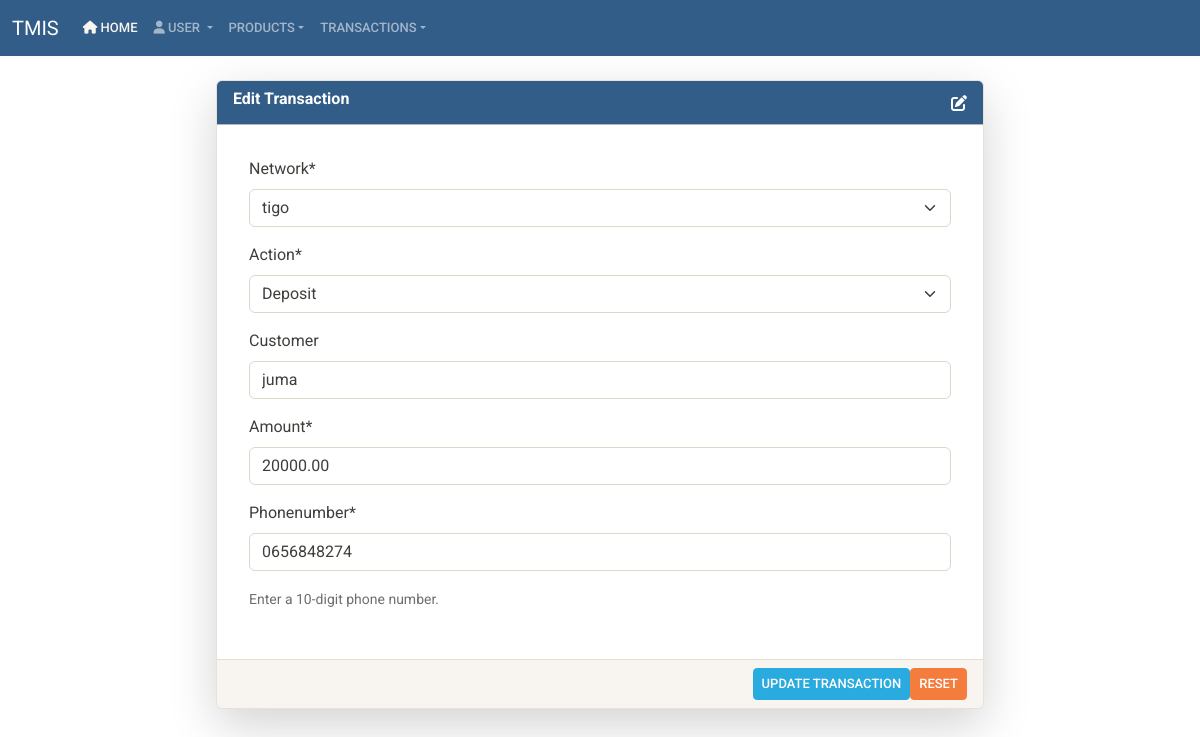
The page /transactions/16/edit/ on the database its author committed.
### app/models.py (models this page shows, shortened)
class Transaction(models.Model):
    ACTION_CHOICES = [
        ('deposit', 'Deposit'),
        ('withdraw', 'Withdraw'),
    ]
    created_date = models.DateTimeField(default=timezone.now)
    updated_date = models.DateTimeField(auto_now=True)
    user = models.ForeignKey(User, on_delete=models.CASCADE)
    network = models.ForeignKey(Network, on_delete=models.CASCADE)
    action = models.CharField(max_length=10, choices=ACTION_CHOICES)
    customer = models.CharField(max_length=255, blank=True, null=True)
    amount = models.DecimalField(max_digits=10, decimal_places=2)
    phonenumber = models.CharField(
        max_length=10,
        validators=[RegexValidator(regex=r'^\d{10}$', message="Phone number must be 10 digits.")]
    )

### app/views.py (the view)
# urls.py: path('transactions/<int:pk>/edit/', transaction_update, name='transaction_update'),
def transaction_update(request, pk):
    transaction = get_object_or_404(Transaction, pk=pk)
    if request.method == 'POST':
        form = TransactionForm(request.POST, instance=transaction)
        if form.is_valid():
            form.save()
            messages.success(request, 'Transaction updated successfully!')
    else:
        form = TransactionForm(instance=transaction)
    return render(request, 'transaction_update.html', {'form': form, 'transaction': transaction})

### app/models.py (called while the page is built)
    def __str__(self):
        return self.name

### app/templates/transaction_update.html (shortened to what this page needs)
{% extends "base.html" %}
{% load crispy_forms_tags %}
{% block content %}
<div class="container-fluid d-flex justify-content-center">
    <div class="col-12 col-md-10 col-lg-8">
        <div class="card shadow-lg">
            <div class="card-header bg-primary text-white d-flex justify-content-between align-items-center">
                <h6>Edit Transaction</h6>
                <i class="fas fa-edit"></i>
            </div>
            <div class="card-body">
                <form id="transactionForm" method="post" novalidate class="p-3">
                    <div class="form-row">
                        <div class="form-group col-12">
                            {{ form.network|as_crispy_field }}
                        </div>
                        <div class="form-group col-12">
                            {{ form.action|as_crispy_field }}
                        </div>
                        <div class="form-group col-12">
                            {{ form.customer|as_crispy_field }}
                        </div>
                    </div>
                    <div class="form-row">
                        <div class="form-group col-12">
                            {{ form.amount|as_crispy_field }}
                        </div>
                        <div class="form-group col-12">
                            {{ form.phonenumber|as_crispy_field }}
                            <small class="form-text text-muted">Enter a 10-digit phone number.</small>
                        </div>
                    </div>
                </form>
            </div>
            <div class="card-footer d-flex justify-content-end bg-light">
                <button type="submit" form="transactionForm" id="submitButton" class="btn btn-info btn-sm mr-2">
                    Update Transaction
                </button>
                <button type="reset" form="transactionForm" class="btn btn-warning btn-sm">Reset</button>
            </div>
        </div>
    </div>
</div>
{% endblock %}

### app/templates/transaction_update.html (style rules this page uses)
.card-header h6 { font-weight: bold; }
.form-group { margin-bottom: 1rem; }

### app/templates/base.html (style rules this page uses)
body { margin-top: 80px; }

### rows shown on the page
Transaction: network "tigo", action "Deposit", customer "juma", amount "20000.00", phonenumber "0656848274"
